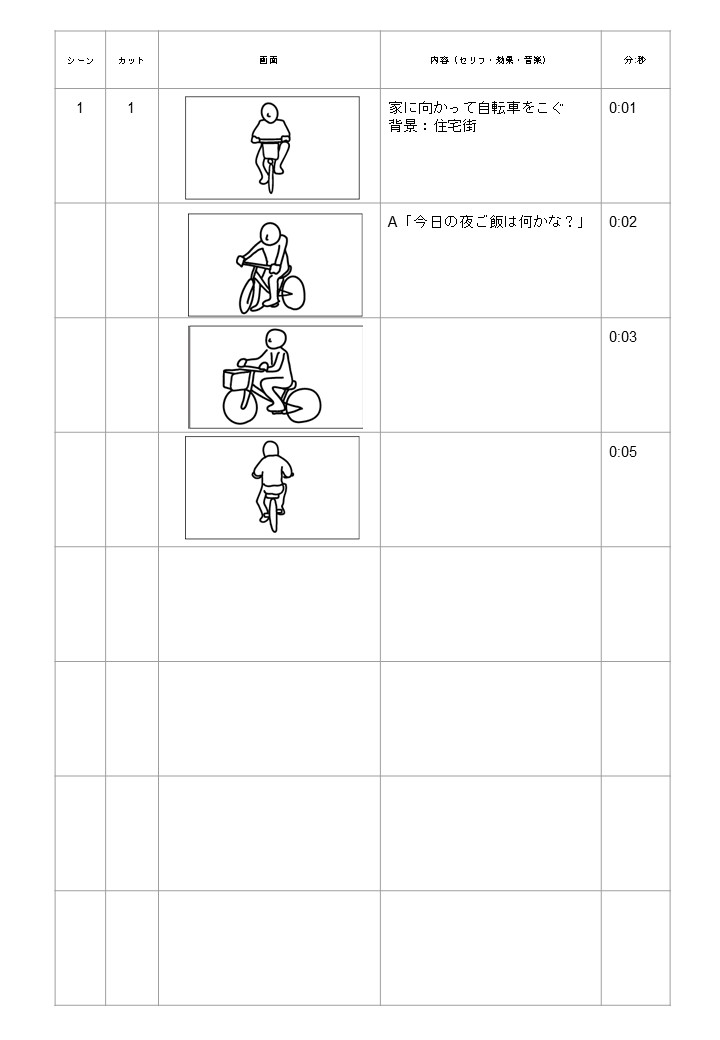
#> input picture Before integration/Trial/picture/konte1.jpg, 720 x 1040 px, found by its file name
$ python cut.py
#> lines starting #> are read from the running program, lines starting #| are printed output that depends on the picture
from PIL import Image

im = Image.open('picture\konte1.JPG')
#> im is the input picture: PIL image 720x1040 RGB; mean R, G, B 250.6, 250.6, 250.6
#(left, upper, right, lower)横の幅は固定。縦の幅は115
im.crop((158, 88, 381, 203)).save('picture\konte_cut1.JPG', quality=95)
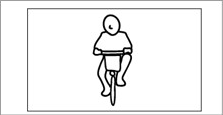
#> saved as konte_cut1.JPG: PIL image 223x115 RGB; min 0, max 255, mean 241.3
im.crop((158, 203, 381, 318)).save('picture\konte_cut2.JPG', quality=95)
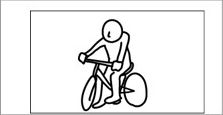
#> saved as konte_cut2.JPG: PIL image 223x115 RGB; min 0, max 255, mean 234.7
im.crop((158, 318, 381, 433)).save('picture\konte_cut3.JPG', quality=95)
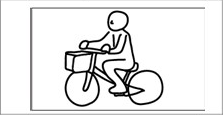
#> saved as konte_cut3.JPG: PIL image 223x115 RGB; mean R, G, B 232.4, 232.3, 232.4
im.crop((158, 433, 381, 548)).save('picture\konte_cut4.JPG', quality=95)
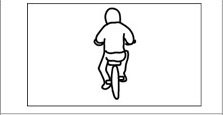
#> saved as konte_cut4.JPG: PIL image 223x115 RGB; min 0, max 255, mean 242
